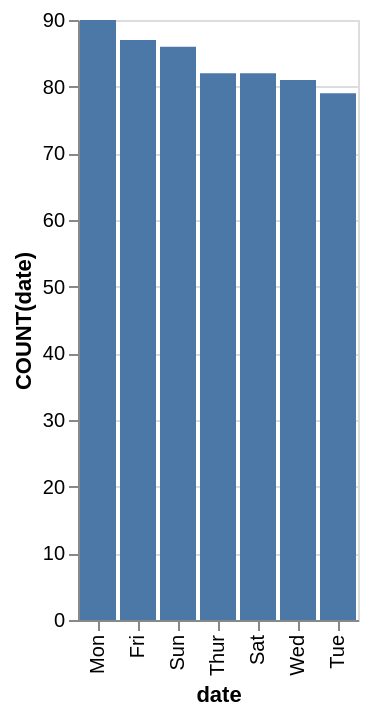

Write a Vega-Lite specification for this figure.
### Vega-Lite specification from a JSON file in a GitHub repository (floating-point values rounded to 4 significant figures)
{"data": {"values": [{"x_data": "Mon", "y_data": 90}, {"x_data": "Tue", "y_data": 79}, {"x_data": "Wed", "y_data": 81}, {"x_data": "Thur", "y_data": 82}, {"x_data": "Fri", "y_data": 87}, {"x_data": "Sat", "y_data": 82}, {"x_data": "Sun", "y_data": 86}]}, "mark": "bar", "encoding": {"x": {"field": "x_data", "type": "nominal", "title": "date", "sort": {"op": "sum", "field": "y_data", "order": "descending"}}, "y": {"field": "y_data", "type": "quantitative", "title": "COUNT(date)"}}}
